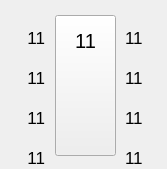
      <widget class="QWidget" name="widget_dispen_11" native="true">
       <property name="geometry">
        <rect>
         <x>669</x>
         <y>180</y>
         <width>167</width>
         <height>169</height>
        </rect>
       </property>
       <property name="minimumSize">
        <size>
         <width>0</width>
         <height>0</height>
        </size>
       </property>
       <property name="font">
        <font>
         <stylestrategy>PreferAntialias</stylestrategy>
        </font>
       </property>
       <widget class="QLabel" name="label_gun_11_2">
        <property name="geometry">
         <rect>
          <x>128</x>
          <y>5</y>
          <width>25</width>
          <height>25</height>
         </rect>
        </property>
        <property name="font">
         <font>
          <stylestrategy>PreferAntialias</stylestrategy>
         </font>
        </property>
        <property name="styleSheet">
         <string notr="true">border-image: url(:/picture/gasgun_green_R.png);</string>
        </property>
        <property name="text">
         <string/>
        </property>
       </widget>
       <widget class="QLabel" name="label_dispen_11">
        <property name="geometry">
         <rect>
          <x>45</x>
          <y>10</y>
          <width>81</width>
          <height>151</height>
         </rect>
        </property>
        <property name="font">
         <font>
          <stylestrategy>PreferAntialias</stylestrategy>
         </font>
        </property>
        <property name="styleSheet">
         <string notr="true">border-image: url(:/picture/jiayouji.png);</string>
        </property>
        <property name="text">
         <string/>
        </property>
       </widget>
       <widget class="QLabel" name="label_gun_11_1">
        <property name="geometry">
         <rect>
          <x>14</x>
          <y>5</y>
          <width>25</width>
          <height>25</height>
         </rect>
        </property>
        <property name="font">
         <font>
          <stylestrategy>PreferAntialias</stylestrategy>
         </font>
        </property>
        <property name="styleSheet">
         <string notr="true">border-image: url(:/picture/gasgun_green_L.png);</string>
        </property>
        <property name="text">
         <string/>
        </property>
       </widget>
       <widget class="QLabel" name="label_gun_11_4">
        <property name="geometry">
         <rect>
          <x>128</x>
          <y>45</y>
          <width>25</width>
          <height>25</height>
         </rect>
        </property>
        <property name="font">
         <font>
          <stylestrategy>PreferAntialias</stylestrategy>
         </font>
        </property>
        <property name="styleSheet">
         <string notr="true">border-image: url(:/picture/gasgun_green_R.png);</string>
        </property>
        <property name="text">
         <string/>
        </property>
       </widget>
       <widget class="QLabel" name="label_gun_11_3">
        <property name="geometry">
         <rect>
          <x>14</x>
          <y>45</y>
          <width>25</width>
          <height>25</height>
         </rect>
        </property>
        <property name="font">
         <font>
          <stylestrategy>PreferAntialias</stylestrategy>
         </font>
        </property>
        <property name="styleSheet">
         <string notr="true">border-image: url(:/picture/gasgun_green_L.png);</string>
        </property>
        <property name="text">
         <string/>
        </property>
       </widget>
       <widget class="QToolButton" name="toolButton_dispen_11">
        <property name="geometry">
         <rect>
          <x>55</x>
          <y>15</y>
          <width>61</width>
          <height>141</height>
         </rect>
        </property>
        <property name="font">
         <font>
          <stylestrategy>PreferAntialias</stylestrategy>
         </font>
        </property>
        <property name="styleSheet">
         <string notr="true">border-image: url(:/picture/touming.png);</string>
        </property>
        <property name="text">
         <string/>
        </property>
       </widget>
       <widget class="QLabel" name="label_gun_11_3u">
        <property name="geometry">
         <rect>
          <x>14</x>
          <y>45</y>
          <width>25</width>
          <height>25</height>
         </rect>
        </property>
        <property name="font">
         <font>
          <stylestrategy>PreferAntialias</stylestrategy>
         </font>
        </property>
        <property name="styleSheet">
         <string notr="true">border-image: url(:/picture/gasgun_blue_L.png);</string>
        </property>
        <property name="text">
         <string/>
        </property>
       </widget>
       <widget class="QLabel" name="label_gun_11_4u">
        <property name="geometry">
         <rect>
          <x>128</x>
          <y>45</y>
          <width>25</width>
          <height>25</height>
         </rect>
        </property>
        <property name="font">
         <font>
          <stylestrategy>PreferAntialias</stylestrategy>
         </font>
        </property>
        <property name="styleSheet">
         <string notr="true">border-image: url(:/picture/gasgun_blue_R.png);</string>
        </property>
        <property name="text">
         <string/>
        </property>
       </widget>
       <widget class="QLabel" name="label_gun_11_2u">
        <property name="geometry">
         <rect>
          <x>128</x>
          <y>5</y>
          <width>25</width>
          <height>25</height>
         </rect>
        </property>
        <property name="font">
         <font>
          <stylestrategy>PreferAntialias</stylestrategy>
         </font>
        </property>
        <property name="styleSheet">
         <string notr="true">border-image: url(:/picture/gasgun_blue_R.png);</string>
        </property>
        <property name="text">
         <string/>
        </property>
       </widget>
       <widget class="QLabel" name="label_gun_11_1u">
        <property name="geometry">
         <rect>
          <x>14</x>
          <y>5</y>
          <width>25</width>
          <height>25</height>
         </rect>
        </property>
        <property name="font">
         <font>
          <stylestrategy>PreferAntialias</stylestrategy>
         </font>
        </property>
        <property name="styleSheet">
         <string notr="true">border-image: url(:/picture/gasgun_blue_L.png);</string>
        </property>
        <property name="text">
         <string/>
        </property>
       </widget>
       <widget class="QLabel" name="label_gun_11_5">
        <property name="geometry">
         <rect>
          <x>14</x>
          <y>85</y>
          <width>25</width>
          <height>25</height>
         </rect>
        </property>
        <property name="font">
         <font>
          <stylestrategy>PreferAntialias</stylestrategy>
         </font>
        </property>
        <property name="styleSheet">
         <string notr="true">border-image: url(:/picture/gasgun_green_L.png);</string>
        </property>
        <property name="text">
         <string/>
        </property>
       </widget>
       <widget class="QLabel" name="label_gun_11_6">
        <property name="geometry">
         <rect>
          <x>128</x>
          <y>85</y>
          <width>25</width>
          <height>25</height>
         </rect>
        </property>
        <property name="font">
         <font>
          <stylestrategy>PreferAntialias</stylestrategy>
         </font>
        </property>
        <property name="styleSheet">
         <string notr="true">border-image: url(:/picture/gasgun_green_R.png);</string>
        </property>
        <property name="text">
         <string/>
        </property>
       </widget>
       <widget class="QLabel" name="label_gun_11_5u">
        <property name="geometry">
         <rect>
          <x>14</x>
          <y>85</y>
          <width>25</width>
          <height>25</height>
         </rect>
        </property>
        <property name="font">
         <font>
          <stylestrategy>PreferAntialias</stylestrategy>
         </font>
        </property>
        <property name="styleSheet">
         <string notr="true">border-image: url(:/picture/gasgun_blue_L.png);</string>
        </property>
        <property name="text">
         <string/>
        </property>
       </widget>
       <widget class="QLabel" name="label_gun_11_6u">
        <property name="geometry">
         <rect>
          <x>128</x>
          <y>85</y>
          <width>25</width>
          <height>25</height>
         </rect>
        </property>
        <property name="font">
         <font>
          <stylestrategy>PreferAntialias</stylestrategy>
         </font>
        </property>
        <property name="styleSheet">
         <string notr="true">border-image: url(:/picture/gasgun_blue_R.png);</string>
        </property>
        <property name="text">
         <string/>
        </property>
       </widget>
       <widget class="QLabel" name="label_gun_11_7u">
        <property name="geometry">
         <rect>
          <x>14</x>
          <y>125</y>
          <width>25</width>
          <height>25</height>
         </rect>
        </property>
        <property name="font">
         <font>
          <stylestrategy>PreferAntialias</stylestrategy>
         </font>
        </property>
        <property name="styleSheet">
         <string notr="true">border-image: url(:/picture/gasgun_blue_L.png);</string>
        </property>
        <property name="text">
         <string/>
        </property>
       </widget>
       <widget class="QLabel" name="label_gun_11_8u">
        <property name="geometry">
         <rect>
          <x>128</x>
          <y>125</y>
          <width>25</width>
          <height>25</height>
         </rect>
        </property>
        <property name="font">
         <font>
          <stylestrategy>PreferAntialias</stylestrategy>
         </font>
        </property>
        <property name="styleSheet">
         <string notr="true">border-image: url(:/picture/gasgun_blue_R.png);</string>
        </property>
        <property name="text">
         <string/>
        </property>
       </widget>
       <widget class="QLabel" name="label_gun_11_7">
        <property name="geometry">
         <rect>
          <x>14</x>
          <y>125</y>
          <width>25</width>
          <height>25</height>
         </rect>
        </property>
        <property name="font">
         <font>
          <stylestrategy>PreferAntialias</stylestrategy>
         </font>
        </property>
        <property name="styleSheet">
         <string notr="true">border-image: url(:/picture/gasgun_green_L.png);</string>
        </property>
        <property name="text">
         <string/>
        </property>
       </widget>
       <widget class="QLabel" name="label_gun_11_8">
        <property name="geometry">
         <rect>
          <x>128</x>
          <y>125</y>
          <width>25</width>
          <height>25</height>
         </rect>
        </property>
        <property name="font">
         <font>
          <stylestrategy>PreferAntialias</stylestrategy>
         </font>
        </property>
        <property name="styleSheet">
         <string notr="true">border-image: url(:/picture/gasgun_green_R.png);</string>
        </property>
        <property name="text">
         <string/>
        </property>
       </widget>
       <widget class="QLabel" name="label_map_87">
        <property name="geometry">
         <rect>
          <x>125</x>
          <y>148</y>
          <width>35</width>
          <height>19</height>
         </rect>
        </property>
        <property name="font">
         <font>
          <pointsize>13</pointsize>
          <stylestrategy>PreferAntialias</stylestrategy>
         </font>
        </property>
        <property name="text">
         <string>11</string>
        </property>
        <property name="alignment">
         <set>Qt::AlignLeading|Qt::AlignLeft|Qt::AlignVCenter</set>
        </property>
       </widget>
       <widget class="QLabel" name="label_map_83">
        <property name="geometry">
         <rect>
          <x>125</x>
          <y>68</y>
          <width>35</width>
          <height>19</height>
         </rect>
        </property>
        <property name="font">
         <font>
          <pointsize>13</pointsize>
          <stylestrategy>PreferAntialias</stylestrategy>
         </font>
        </property>
        <property name="text">
         <string>11</string>
        </property>
        <property name="alignment">
         <set>Qt::AlignLeading|Qt::AlignLeft|Qt::AlignVCenter</set>
        </property>
       </widget>
       <widget class="QLabel" name="label_map_86">
        <property name="geometry">
         <rect>
          <x>10</x>
          <y>148</y>
          <width>35</width>
          <height>19</height>
         </rect>
        </property>
        <property name="font">
         <font>
          <pointsize>13</pointsize>
          <stylestrategy>PreferAntialias</stylestrategy>
         </font>
        </property>
        <property name="text">
         <string>11</string>
        </property>
        <property name="alignment">
         <set>Qt::AlignRight|Qt::AlignTrailing|Qt::AlignVCenter</set>
        </property>
       </widget>
       <widget class="QLabel" name="label_map_82">
        <property name="geometry">
         <rect>
          <x>10</x>
          <y>68</y>
          <width>35</width>
          <height>19</height>
         </rect>
        </property>
        <property name="font">
         <font>
          <pointsize>13</pointsize>
          <stylestrategy>PreferAntialias</stylestrategy>
         </font>
        </property>
        <property name="text">
         <string>11</string>
        </property>
        <property name="alignment">
         <set>Qt::AlignRight|Qt::AlignTrailing|Qt::AlignVCenter</set>
        </property>
       </widget>
       <widget class="QLabel" name="label_map_81">
        <property name="geometry">
         <rect>
          <x>125</x>
          <y>28</y>
          <width>35</width>
          <height>19</height>
         </rect>
        </property>
        <property name="font">
         <font>
          <pointsize>13</pointsize>
          <stylestrategy>PreferAntialias</stylestrategy>
         </font>
        </property>
        <property name="text">
         <string>11</string>
        </property>
        <property name="alignment">
         <set>Qt::AlignLeading|Qt::AlignLeft|Qt::AlignVCenter</set>
        </property>
       </widget>
       <widget class="QLabel" name="label_map_84">
        <property name="geometry">
         <rect>
          <x>10</x>
          <y>108</y>
          <width>35</width>
          <height>19</height>
         </rect>
        </property>
        <property name="font">
         <font>
          <pointsize>13</pointsize>
          <stylestrategy>PreferAntialias</stylestrategy>
         </font>
        </property>
        <property name="text">
         <string>11</string>
        </property>
        <property name="alignment">
         <set>Qt::AlignRight|Qt::AlignTrailing|Qt::AlignVCenter</set>
        </property>
       </widget>
       <widget class="QLabel" name="label_map_85">
        <property name="geometry">
         <rect>
          <x>125</x>
          <y>108</y>
          <width>35</width>
          <height>19</height>
         </rect>
        </property>
        <property name="font">
         <font>
          <pointsize>13</pointsize>
          <stylestrategy>PreferAntialias</stylestrategy>
         </font>
        </property>
        <property name="text">
         <string>11</string>
        </property>
        <property name="alignment">
         <set>Qt::AlignLeading|Qt::AlignLeft|Qt::AlignVCenter</set>
        </property>
       </widget>
       <widget class="QLabel" name="label_map_80">
        <property name="geometry">
         <rect>
          <x>10</x>
          <y>28</y>
          <width>35</width>
          <height>19</height>
         </rect>
        </property>
        <property name="font">
         <font>
          <pointsize>13</pointsize>
          <stylestrategy>PreferAntialias</stylestrategy>
         </font>
        </property>
        <property name="text">
         <string>11</string>
        </property>
        <property name="alignment">
         <set>Qt::AlignRight|Qt::AlignTrailing|Qt::AlignVCenter</set>
        </property>
       </widget>
       <widget class="QLabel" name="label_188">
        <property name="geometry">
         <rect>
          <x>75</x>
          <y>30</y>
          <width>21</width>
          <height>21</height>
         </rect>
        </property>
        <property name="font">
         <font>
          <pointsize>15</pointsize>
          <weight>50</weight>
          <bold>false</bold>
          <stylestrategy>PreferAntialias</stylestrategy>
         </font>
        </property>
        <property name="text">
         <string>11</string>
        </property>
        <property name="alignment">
         <set>Qt::AlignCenter</set>
        </property>
       </widget>
       <zorder>label_gun_11_2</zorder>
       <zorder>label_dispen_11</zorder>
       <zorder>label_gun_11_1</zorder>
       <zorder>label_gun_11_4</zorder>
       <zorder>label_gun_11_3</zorder>
       <zorder>toolButton_dispen_11</zorder>
       <zorder>label_gun_11_3u</zorder>
       <zorder>label_gun_11_4u</zorder>
       <zorder>label_gun_11_2u</zorder>
       <zorder>label_gun_11_1u</zorder>
       <zorder>label_gun_11_5</zorder>
       <zorder>label_gun_11_6</zorder>
       <zorder>label_gun_11_5u</zorder>
       <zorder>label_gun_11_6u</zorder>
       <zorder>label_gun_11_7</zorder>
       <zorder>label_gun_11_8</zorder>
       <zorder>label_gun_11_7u</zorder>
       <zorder>label_gun_11_8u</zorder>
       <zorder>label_map_87</zorder>
       <zorder>label_map_83</zorder>
       <zorder>label_map_86</zorder>
       <zorder>label_map_82</zorder>
       <zorder>label_map_81</zorder>
       <zorder>label_map_84</zorder>
       <zorder>label_map_85</zorder>
       <zorder>label_map_80</zorder>
       <zorder>label_188</zorder>
      </widget>
